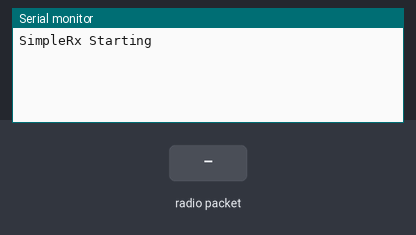
A sketch run on a simulated Arduino Mega 2560, built with avr-gcc and run on an emulated ATmega2560. On the bench: the last lines printed to the serial monitor. Inputs (shaded band) come from the test bench. No radio packets arrive unless stated.

Above: at 4.2 s.
4.3 s: radio packet "1" arrives
At 5.4 s:
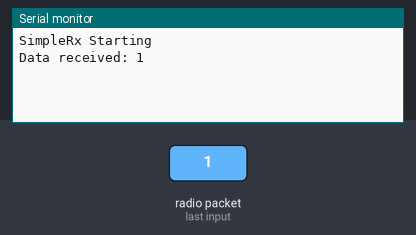
5.8 s: radio packet "0" arrives
At 6.5 s:
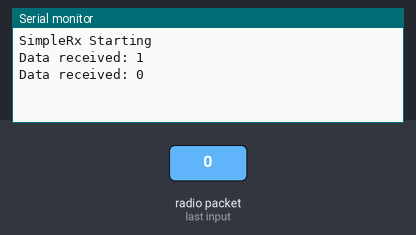
7.3 s: radio packet "2" arrives
At 7.6 s:
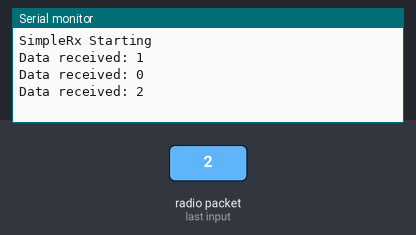

The sketch:

RecibirDatos_-_RF_module.ino
```cpp
#include <SPI.h>
#include <RF24.h>
#include <nRF24L01.h>

#define CE_PIN  22
#define CSN_PIN 21

const byte thisSlaveAddress[5] = {'R', 'x', 'A', 'A', 'A'};

RF24 radio(CE_PIN, CSN_PIN);

char dataReceived[10]; // this must match dataToSend in the TX
bool newData = false;


void setup()
{
   Serial.begin(9600);
   delay(3000);
   Serial.println("SimpleRx Starting");
   radio.begin();
   radio.setDataRate( RF24_250KBPS );
   radio.openReadingPipe(1, thisSlaveAddress);
   radio.startListening();
}

//=============

void loop()
{
   getData();
   showData();
}

//==============

void getData()
{
   if ( radio.available() )
   {
      radio.read( &dataReceived, sizeof(dataReceived) );
      newData = true;
   }
}

void showData()
{
   if (newData == true)
   {
      Serial.print("Data received: ");
      Serial.println(dataReceived);
      newData = false;
   }
}
```

Measured:
- after the input at 4.3 s, the serial monitor: prints a new line at once (image 1)
- after the input at 5.8 s, the serial monitor: prints a new line at once (image 2)
- after the input at 7.3 s, the serial monitor: prints a new line at once (image 3)
